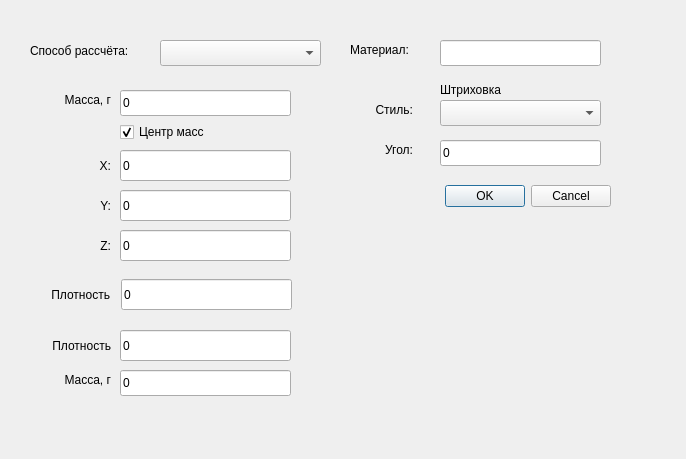
<?xml version="1.0" encoding="UTF-8"?>
<ui version="4.0">
 <class>DialogParameters</class>
 <widget class="QDialog" name="DialogParameters">
  <property name="geometry">
   <rect>
    <x>0</x>
    <y>0</y>
    <width>686</width>
    <height>459</height>
   </rect>
  </property>
  <property name="windowTitle">
   <string>Dialog</string>
  </property>
  <widget class="QWidget" name="widget" native="true">
   <property name="geometry">
    <rect>
     <x>30</x>
     <y>30</y>
     <width>631</width>
     <height>371</height>
    </rect>
   </property>
   <widget class="QWidget" name="widget_mass" native="true">
    <property name="geometry">
     <rect>
      <x>0</x>
      <y>50</y>
      <width>311</width>
      <height>191</height>
     </rect>
    </property>
    <widget class="QLabel" name="label_mass">
     <property name="geometry">
      <rect>
       <x>20</x>
       <y>10</y>
       <width>61</width>
       <height>20</height>
      </rect>
     </property>
     <property name="text">
      <string>Масса, г</string>
     </property>
     <property name="alignment">
      <set>Qt::AlignmentFlag::AlignRight|Qt::AlignmentFlag::AlignTrailing|Qt::AlignmentFlag::AlignVCenter</set>
     </property>
    </widget>
    <widget class="QLineEdit" name="lineEdit_mass">
     <property name="geometry">
      <rect>
       <x>90</x>
       <y>10</y>
       <width>171</width>
       <height>26</height>
      </rect>
     </property>
     <property name="text">
      <string>0</string>
     </property>
    </widget>
    <widget class="QCheckBox" name="checkBox_massCenter">
     <property name="geometry">
      <rect>
       <x>90</x>
       <y>40</y>
       <width>121</width>
       <height>24</height>
      </rect>
     </property>
     <property name="text">
      <string>Центр масс</string>
     </property>
     <property name="checked">
      <bool>true</bool>
     </property>
    </widget>
    <widget class="QLabel" name="label_X">
     <property name="geometry">
      <rect>
       <x>60</x>
       <y>70</y>
       <width>21</width>
       <height>31</height>
      </rect>
     </property>
     <property name="text">
      <string>X:</string>
     </property>
     <property name="alignment">
      <set>Qt::AlignmentFlag::AlignRight|Qt::AlignmentFlag::AlignTrailing|Qt::AlignmentFlag::AlignVCenter</set>
     </property>
    </widget>
    <widget class="QLineEdit" name="lineEdit_X">
     <property name="geometry">
      <rect>
       <x>90</x>
       <y>70</y>
       <width>171</width>
       <height>31</height>
      </rect>
     </property>
     <property name="text">
      <string>0</string>
     </property>
    </widget>
    <widget class="QLineEdit" name="lineEdit_Y">
     <property name="geometry">
      <rect>
       <x>90</x>
       <y>110</y>
       <width>171</width>
       <height>31</height>
      </rect>
     </property>
     <property name="text">
      <string>0</string>
     </property>
    </widget>
    <widget class="QLabel" name="label_Y">
     <property name="geometry">
      <rect>
       <x>60</x>
       <y>110</y>
       <width>21</width>
       <height>31</height>
      </rect>
     </property>
     <property name="text">
      <string>Y:</string>
     </property>
     <property name="alignment">
      <set>Qt::AlignmentFlag::AlignRight|Qt::AlignmentFlag::AlignTrailing|Qt::AlignmentFlag::AlignVCenter</set>
     </property>
    </widget>
    <widget class="QLineEdit" name="lineEdit_Z">
     <property name="geometry">
      <rect>
       <x>90</x>
       <y>150</y>
       <width>171</width>
       <height>31</height>
      </rect>
     </property>
     <property name="text">
      <string>0</string>
     </property>
    </widget>
    <widget class="QLabel" name="label_Z">
     <property name="geometry">
      <rect>
       <x>60</x>
       <y>150</y>
       <width>21</width>
       <height>31</height>
      </rect>
     </property>
     <property name="text">
      <string>Z:</string>
     </property>
     <property name="alignment">
      <set>Qt::AlignmentFlag::AlignRight|Qt::AlignmentFlag::AlignTrailing|Qt::AlignmentFlag::AlignVCenter</set>
     </property>
    </widget>
    <widget class="QWidget" name="widget_2" native="true">
     <property name="geometry">
      <rect>
       <x>80</x>
       <y>220</y>
       <width>120</width>
       <height>80</height>
      </rect>
     </property>
    </widget>
   </widget>
   <widget class="QWidget" name="widget_density" native="true">
    <property name="geometry">
     <rect>
      <x>-1</x>
      <y>239</y>
      <width>311</width>
      <height>51</height>
     </rect>
    </property>
    <widget class="QLabel" name="label_density">
     <property name="geometry">
      <rect>
       <x>-10</x>
       <y>10</y>
       <width>91</width>
       <height>31</height>
      </rect>
     </property>
     <property name="text">
      <string>Плотность</string>
     </property>
     <property name="alignment">
      <set>Qt::AlignmentFlag::AlignRight|Qt::AlignmentFlag::AlignTrailing|Qt::AlignmentFlag::AlignVCenter</set>
     </property>
    </widget>
    <widget class="QLineEdit" name="lineEdit_density">
     <property name="geometry">
      <rect>
       <x>92</x>
       <y>10</y>
       <width>171</width>
       <height>31</height>
      </rect>
     </property>
     <property name="text">
      <string>0</string>
     </property>
    </widget>
   </widget>
   <widget class="QWidget" name="widget_source" native="true">
    <property name="geometry">
     <rect>
      <x>-10</x>
      <y>300</y>
      <width>311</width>
      <height>71</height>
     </rect>
    </property>
    <widget class="QLineEdit" name="lineEdit_density2">
     <property name="geometry">
      <rect>
       <x>100</x>
       <y>0</y>
       <width>171</width>
       <height>31</height>
      </rect>
     </property>
     <property name="text">
      <string>0</string>
     </property>
    </widget>
    <widget class="QLabel" name="label_density2">
     <property name="geometry">
      <rect>
       <x>0</x>
       <y>0</y>
       <width>91</width>
       <height>31</height>
      </rect>
     </property>
     <property name="text">
      <string>Плотность</string>
     </property>
     <property name="alignment">
      <set>Qt::AlignmentFlag::AlignRight|Qt::AlignmentFlag::AlignTrailing|Qt::AlignmentFlag::AlignVCenter</set>
     </property>
    </widget>
    <widget class="QLabel" name="label_mass2">
     <property name="geometry">
      <rect>
       <x>30</x>
       <y>40</y>
       <width>61</width>
       <height>20</height>
      </rect>
     </property>
     <property name="text">
      <string>Масса, г</string>
     </property>
     <property name="alignment">
      <set>Qt::AlignmentFlag::AlignRight|Qt::AlignmentFlag::AlignTrailing|Qt::AlignmentFlag::AlignVCenter</set>
     </property>
    </widget>
    <widget class="QLineEdit" name="lineEdit_mass_2">
     <property name="geometry">
      <rect>
       <x>100</x>
       <y>40</y>
       <width>171</width>
       <height>26</height>
      </rect>
     </property>
     <property name="text">
      <string>0</string>
     </property>
    </widget>
   </widget>
   <widget class="QWidget" name="widget_method" native="true">
    <property name="geometry">
     <rect>
      <x>0</x>
      <y>0</y>
      <width>311</width>
      <height>51</height>
     </rect>
    </property>
    <widget class="QLabel" name="label">
     <property name="geometry">
      <rect>
       <x>0</x>
       <y>0</y>
       <width>131</width>
       <height>41</height>
      </rect>
     </property>
     <property name="text">
      <string>Способ рассчёта:</string>
     </property>
    </widget>
    <widget class="QComboBox" name="comboBoxMethod">
     <property name="geometry">
      <rect>
       <x>130</x>
       <y>10</y>
       <width>161</width>
       <height>26</height>
      </rect>
     </property>
    </widget>
   </widget>
   <widget class="QWidget" name="widget_material" native="true">
    <property name="geometry">
     <rect>
      <x>310</x>
      <y>0</y>
      <width>321</width>
      <height>371</height>
     </rect>
    </property>
    <widget class="QLabel" name="label_2">
     <property name="geometry">
      <rect>
       <x>10</x>
       <y>10</y>
       <width>81</width>
       <height>20</height>
      </rect>
     </property>
     <property name="text">
      <string>Материал:</string>
     </property>
    </widget>
    <widget class="QLineEdit" name="lineEdit_material">
     <property name="geometry">
      <rect>
       <x>100</x>
       <y>10</y>
       <width>161</width>
       <height>26</height>
      </rect>
     </property>
     <property name="text">
      <string/>
     </property>
    </widget>
    <widget class="QLabel" name="label_3">
     <property name="geometry">
      <rect>
       <x>100</x>
       <y>50</y>
       <width>81</width>
       <height>20</height>
      </rect>
     </property>
     <property name="text">
      <string>Штриховка</string>
     </property>
    </widget>
    <widget class="QLabel" name="label_4">
     <property name="geometry">
      <rect>
       <x>10</x>
       <y>70</y>
       <width>63</width>
       <height>20</height>
      </rect>
     </property>
     <property name="text">
      <string>Стиль:</string>
     </property>
     <property name="alignment">
      <set>Qt::AlignmentFlag::AlignRight|Qt::AlignmentFlag::AlignTrailing|Qt::AlignmentFlag::AlignVCenter</set>
     </property>
    </widget>
    <widget class="QComboBox" name="comboBox_style">
     <property name="geometry">
      <rect>
       <x>100</x>
       <y>70</y>
       <width>161</width>
       <height>26</height>
      </rect>
     </property>
    </widget>
    <widget class="QLabel" name="label_angle">
     <property name="geometry">
      <rect>
       <x>10</x>
       <y>110</y>
       <width>63</width>
       <height>20</height>
      </rect>
     </property>
     <property name="text">
      <string>Угол:</string>
     </property>
     <property name="alignment">
      <set>Qt::AlignmentFlag::AlignRight|Qt::AlignmentFlag::AlignTrailing|Qt::AlignmentFlag::AlignVCenter</set>
     </property>
    </widget>
    <widget class="QLineEdit" name="lineEdit_angle">
     <property name="geometry">
      <rect>
       <x>100</x>
       <y>110</y>
       <width>161</width>
       <height>26</height>
      </rect>
     </property>
     <property name="text">
      <string>0</string>
     </property>
    </widget>
    <widget class="QDialogButtonBox" name="buttonBox">
     <property name="geometry">
      <rect>
       <x>-70</x>
       <y>150</y>
       <width>341</width>
       <height>32</height>
      </rect>
     </property>
     <property name="orientation">
      <enum>Qt::Orientation::Horizontal</enum>
     </property>
     <property name="standardButtons">
      <set>QDialogButtonBox::StandardButton::Cancel|QDialogButtonBox::StandardButton::Ok</set>
     </property>
    </widget>
   </widget>
  </widget>
 </widget>
 <resources/>
 <connections>
  <connection>
   <sender>buttonBox</sender>
   <signal>accepted()</signal>
   <receiver>DialogParameters</receiver>
   <slot>accept()</slot>
   <hints>
    <hint type="sourcelabel">
     <x>248</x>
     <y>254</y>
    </hint>
    <hint type="destinationlabel">
     <x>157</x>
     <y>274</y>
    </hint>
   </hints>
  </connection>
  <connection>
   <sender>buttonBox</sender>
   <signal>rejected()</signal>
   <receiver>DialogParameters</receiver>
   <slot>reject()</slot>
   <hints>
    <hint type="sourcelabel">
     <x>316</x>
     <y>260</y>
    </hint>
    <hint type="destinationlabel">
     <x>286</x>
     <y>274</y>
    </hint>
   </hints>
  </connection>
 </connections>
</ui>
